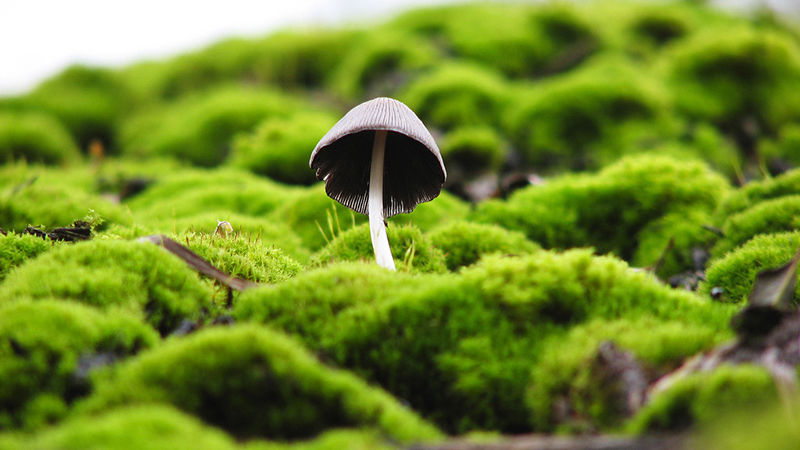
//> input picture assert/image6.jpg, 800 x 450 px
$ ./main   (built with g++ and OpenCV 4)
//> lines starting //> are read from the running program, lines starting //| are printed output that depends on the picture
//-----------------------------------【头文件包含部分】---------------------------------------
//		描述：包含程序所依赖的头文件
//----------------------------------------------------------------------------------------------
#include <opencv2/core/core.hpp>
#include <opencv2/highgui/highgui.hpp>
#include <opencv2/imgproc/imgproc.hpp>
#include <iostream>

//-----------------------------------【命名空间声明部分】---------------------------------------
//		描述：包含程序所使用的命名空间
//-----------------------------------------------------------------------------------------------
using namespace std;
using namespace cv;


//-----------------------------------【全局变量声明部分】--------------------------------------
//		描述：全局变量声明
//-----------------------------------------------------------------------------------------------
Mat g_srcImage,g_dstImage1,g_dstImage2,g_dstImage3,g_dstImage4,g_dstImage5;
int g_nBoxFilterValue=6;  //方框滤波内核值
int g_nMeanBlurValue=10;  //均值滤波内核值
int g_nGaussianBlurValue=6;  //高斯滤波内核值
int g_nMedianBlurValue=10;  //中值滤波参数值
int g_nBilateralFilterValue=10;  //双边滤波参数值


//-----------------------------------【全局函数声明部分】--------------------------------------
//		描述：全局函数声明
//-----------------------------------------------------------------------------------------------
//轨迹条回调函数
static void on_BoxFilter(int, void *);		//方框滤波
static void on_MeanBlur(int, void *);		//均值块滤波器
static void on_GaussianBlur(int, void *);			//高斯滤波器
static void on_MedianBlur(int, void *);			//中值滤波器
static void on_BilateralFilter(int, void *);			//双边滤波器
void ShowHelpText();


//-----------------------------------【main( )函数】--------------------------------------------
//		描述：控制台应用程序的入口函数，我们的程序从这里开始
//-----------------------------------------------------------------------------------------------
int main(   )
{
    // 载入原图
    g_srcImage = imread( "../assert/image6.jpg", 1 );
//> g_srcImage is the input picture: 450 rows x 800 cols, CV_8UC3; mean B, G, R 41.7, 135.9, 113.1
    if( !g_srcImage.data ) { printf("读取srcImage错误~！ \n"); return false; }

    //克隆原图到四个Mat类型中
    g_dstImage1 = g_srcImage.clone( );
    g_dstImage2 = g_srcImage.clone( );
    g_dstImage3 = g_srcImage.clone( );
    g_dstImage4 = g_srcImage.clone( );
    g_dstImage5 = g_srcImage.clone( );

    //显示原图
    namedWindow("【<0>原图窗口】", 1);
    imshow("【<0>原图窗口】",g_srcImage);


    //=================【<1>方框滤波】=========================
    //创建窗口
    namedWindow("【<1>方框滤波】", 1);
    //创建轨迹条
    createTrackbar("内核值：", "【<1>方框滤波】",&g_nBoxFilterValue, 50,on_BoxFilter );
    on_MeanBlur(g_nBoxFilterValue,0);
    imshow("【<1>方框滤波】", g_dstImage1);
    //=====================================================


    //=================【<2>均值滤波】==========================
    //创建窗口
    namedWindow("【<2>均值滤波】", 1);
    //创建轨迹条
    createTrackbar("内核值：", "【<2>均值滤波】",&g_nMeanBlurValue, 50,on_MeanBlur );
    on_MeanBlur(g_nMeanBlurValue,0);
    //======================================================


    //=================【<3>高斯滤波】===========================
    //创建窗口
    namedWindow("【<3>高斯滤波】", 1);
    //创建轨迹条
    createTrackbar("内核值：", "【<3>高斯滤波】",&g_nGaussianBlurValue, 50,on_GaussianBlur );
    on_GaussianBlur(g_nGaussianBlurValue,0);
    //=======================================================


    //=================【<4>中值滤波】===========================
    //创建窗口
    namedWindow("【<4>中值滤波】", 1);
    //创建轨迹条
    createTrackbar("参数值：", "【<4>中值滤波】",&g_nMedianBlurValue, 50,on_MedianBlur );
    on_MedianBlur(g_nMedianBlurValue,0);
    //=======================================================


    //=================【<5>双边滤波】===========================
    //创建窗口
    namedWindow("【<5>双边滤波】", 1);
    //创建轨迹条
    createTrackbar("参数值：", "【<5>双边滤波】",&g_nBilateralFilterValue, 50,on_BilateralFilter);
    on_BilateralFilter(g_nBilateralFilterValue,0);
    //=======================================================


    //输出一些帮助信息

    waitKey(0);

    return 0;
}

//-----------------------------【on_BoxFilter( )函数】------------------------------------
//		描述：方框滤波操作的回调函数
//-----------------------------------------------------------------------------------------------
static void on_BoxFilter(int, void *)
{
    //方框滤波操作
    boxFilter( g_srcImage, g_dstImage1, -1,Size( g_nBoxFilterValue+1, g_nBoxFilterValue+1));
    //显示窗口
    imshow("【<1>方框滤波】", g_dstImage1);
}

//-----------------------------【on_MeanBlur( )函数】------------------------------------
//		描述：均值滤波操作的回调函数
//-----------------------------------------------------------------------------------------------
static void on_MeanBlur(int, void *)
{
    blur( g_srcImage, g_dstImage2, Size( g_nMeanBlurValue+1, g_nMeanBlurValue+1), Point(-1,-1));
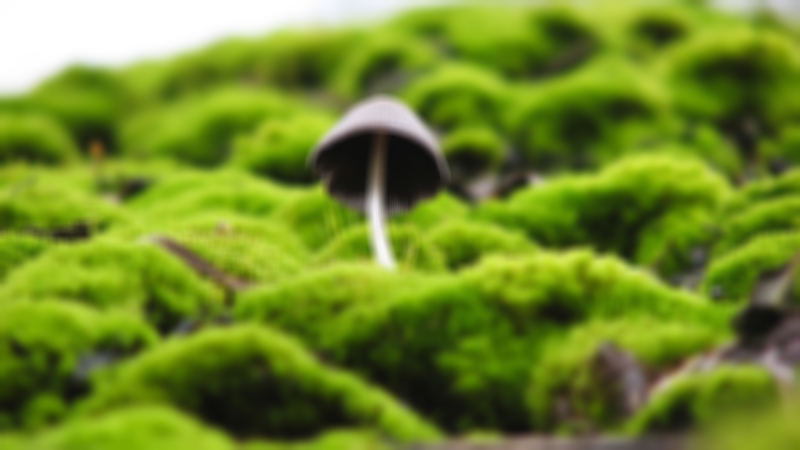
//> g_dstImage2: 450 rows x 800 cols, CV_8UC3; mean B, G, R 41.7, 135.9, 113.1
    imshow("【<2>均值滤波】", g_dstImage2);

}

//-----------------------------【on_GaussianBlur( )函数】------------------------------------
//		描述：高斯滤波操作的回调函数
//-----------------------------------------------------------------------------------------------
static void on_GaussianBlur(int, void *)
{
    GaussianBlur( g_srcImage, g_dstImage3, Size( g_nGaussianBlurValue*2+1, g_nGaussianBlurValue*2+1 ), 0, 0);
    imshow("【<3>高斯滤波】", g_dstImage3);
}


//-----------------------------【on_MedianBlur( )函数】------------------------------------
//		描述：中值滤波操作的回调函数
//-----------------------------------------------------------------------------------------------
static void on_MedianBlur(int, void *)
{
    medianBlur ( g_srcImage, g_dstImage4, g_nMedianBlurValue*2+1 );
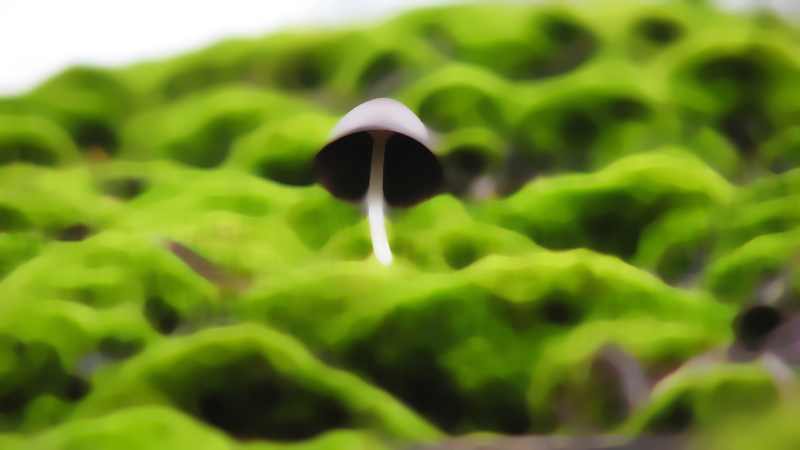
//> g_dstImage4: 450 rows x 800 cols, CV_8UC3; mean B, G, R 39.8, 136.7, 113.1
    imshow("【<4>中值滤波】", g_dstImage4);
}


//-----------------------------【on_BilateralFilter( )函数】------------------------------------
//		描述：双边滤波操作的回调函数
//-----------------------------------------------------------------------------------------------
static void on_BilateralFilter(int, void *)
{
    bilateralFilter ( g_srcImage, g_dstImage5, g_nBilateralFilterValue, g_nBilateralFilterValue*2, g_nBilateralFilterValue/2 );
    imshow("【<5>双边滤波】", g_dstImage5);
}
